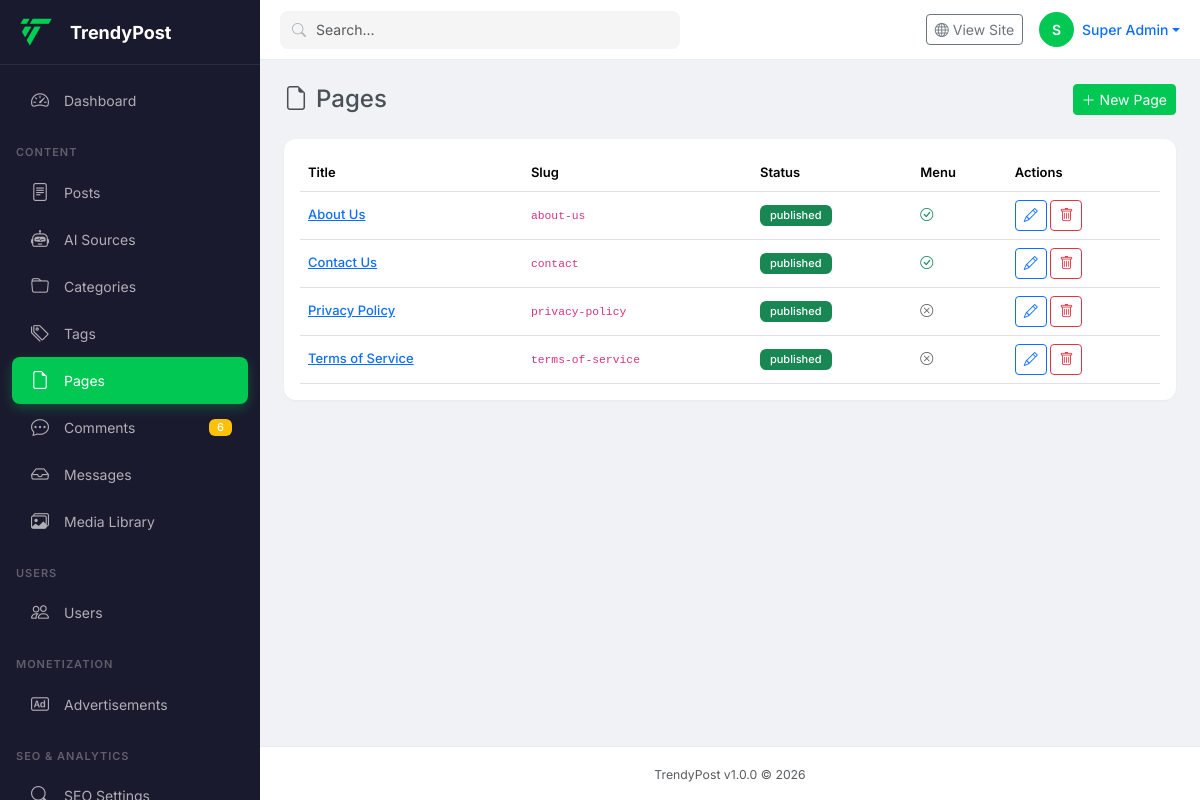
Page /admin/admin/?route=pages (signed in) on the committed database.
### tables this page shows
CREATE TABLE users (
    id INT UNSIGNED AUTO_INCREMENT PRIMARY KEY,
    username VARCHAR(50) NOT NULL UNIQUE,
    email VARCHAR(100) NOT NULL UNIQUE,
    password_hash VARCHAR(255) NOT NULL,
    display_name VARCHAR(100),
    first_name VARCHAR(50),
    last_name VARCHAR(50),
    avatar VARCHAR(255),
    bio TEXT,
    role_id INT UNSIGNED NOT NULL DEFAULT 6,
    status ENUM('active','inactive','banned','pending') DEFAULT 'pending',
    email_verified TINYINT(1) DEFAULT 0,
    email_verified_at DATETIME,
    remember_token VARCHAR(100),
    reset_token VARCHAR(100),
    reset_expires DATETIME,
    last_login_at DATETIME,
    last_login_ip VARCHAR(45),
    login_attempts TINYINT UNSIGNED DEFAULT 0,
    locked_until DATETIME,
    google_id VARCHAR(100),
    facebook_id VARCHAR(100),
    twitter_id VARCHAR(100),
    seo_title VARCHAR(70),
    seo_description VARCHAR(160),
    social_links JSON,
    created_at TIMESTAMP DEFAULT CURRENT_TIMESTAMP,
    updated_at TIMESTAMP DEFAULT CURRENT_TIMESTAMP ON UPDATE CURRENT_TIMESTAMP,
    FOREIGN KEY (role_id) REFERENCES roles(id) ON DELETE RESTRICT,
    INDEX idx_email (email),
    INDEX idx_status (status),
    INDEX idx_role (role_id),
    INDEX idx_username (username)
);

CREATE TABLE pages (
    id INT UNSIGNED AUTO_INCREMENT PRIMARY KEY,
    title VARCHAR(255) NOT NULL,
    slug VARCHAR(255) NOT NULL UNIQUE,
    content LONGTEXT,
    excerpt TEXT,
    featured_image VARCHAR(255),
    template VARCHAR(50) DEFAULT 'default',
    author_id INT UNSIGNED NOT NULL,
    parent_id INT UNSIGNED DEFAULT NULL,
    status ENUM('published','draft') DEFAULT 'draft',
    menu_order INT UNSIGNED DEFAULT 0,
    show_in_menu TINYINT(1) DEFAULT 0,
    is_homepage TINYINT(1) DEFAULT 0,
    allow_comments TINYINT(1) DEFAULT 0,
    seo_title VARCHAR(70),
    seo_description VARCHAR(160),
    seo_keywords VARCHAR(255),
    canonical_url VARCHAR(255),
    meta_robots VARCHAR(50) DEFAULT 'index,follow',
    schema_type VARCHAR(50) DEFAULT 'WebPage',
    og_image VARCHAR(255),
    created_at TIMESTAMP DEFAULT CURRENT_TIMESTAMP,
    updated_at TIMESTAMP DEFAULT CURRENT_TIMESTAMP ON UPDATE CURRENT_TIMESTAMP,
    FOREIGN KEY (author_id) REFERENCES users(id) ON DELETE RESTRICT,
    FOREIGN KEY (parent_id) REFERENCES pages(id) ON DELETE SET NULL,
    INDEX idx_slug (slug),
    INDEX idx_status (status),
    INDEX idx_menu (show_in_menu, menu_order),
    INDEX idx_homepage (is_homepage),
    FULLTEXT INDEX ft_content (title, content)
);

### admin/pages/index.php (the view, shortened to what the rows shown need)
<?php
$action = $_GET['action'] ?? 'index';
$pages = Database::fetchAll("SELECT * FROM pages ORDER BY created_at DESC");
$editId = ($action === 'edit') ? intval($_GET['id'] ?? 0) : 0;
$editPage = $editId ? Page::getById($editId) : null;
include ADMIN_PATH . 'layout/header.php';
?>
<div class="d-flex justify-content-between align-items-center mb-4 flex-wrap gap-2"><h4 class="mb-0"><i class="bi bi-file-earmark me-2"></i>Pages</h4><a href="<?php echo admin_url('pages&action=create'); ?>" class="btn btn-success btn-sm"><i class="bi bi-plus-lg me-1"></i>New Page</a></div>
<?php if($action==='create' || $editPage): ?>
<div class="card border-0"><div class="card-body">
    <form method="POST"><input type="hidden" name="_token" value="<?php echo csrf_token(); ?>"><?php if($editPage): ?><input type="hidden" name="id" value="<?php echo $editPage['id']; ?>"><?php endif; ?>
    <div class="row g-3"><div class="col-md-8"><div class="mb-3"><label class="form-label">Title</label><input type="text" name="title" class="form-control" value="<?php echo esc_attr($editPage['title']??''); ?>" required></div></div><div class="col-md-4"><div class="mb-3"><label class="form-label">Slug</label><input type="text" name="slug" class="form-control" value="<?php echo esc_attr($editPage['slug']??''); ?>"></div></div></div>
    <div class="mb-3"><label class="form-label">Content</label><textarea name="content" class="form-control" rows="10"><?php echo esc_attr($editPage['content']??''); ?></textarea></div>
    <div class="mb-3"><label class="form-label">Excerpt</label><textarea name="excerpt" class="form-control" rows="2"><?php echo esc_attr($editPage['excerpt']??''); ?></textarea></div>
    <div class="row g-3"><div class="col-md-4"><div class="mb-3"><label class="form-label">Status</label><select name="status" class="form-select"><option value="draft" <?php echo ($editPage['status']??'')==='draft'?'selected':''; ?>>Draft</option><option value="published" <?php echo ($editPage['status']??'')==='published'?'selected':''; ?>>Published</option></select></div></div><div class="col-md-4"><div class="mb-3"><label class="form-label">SEO Title</label><input type="text" name="seo_title" class="form-control" value="<?php echo esc_attr($editPage['seo_title']??''); ?>"></div></div><div class="col-md-4 pt-4"><div class="form-check mt-2"><input class="form-check-input" type="checkbox" name="show_in_menu" id="menu" <?php echo ($editPage['show_in_menu']??0)?'checked':''; ?>><label class="form-check-label" for="menu">Show in Menu</label></div></div></div>
    <button type="submit" class="btn btn-success"><?php echo $editPage ? 'Update' : 'Create'; ?> Page</button>
    <?php if($editPage): ?><a href="<?php echo admin_url('pages'); ?>" class="btn btn-outline-secondary">Cancel</a><?php endif; ?>
    </form>
</div></div>
<?php else: ?>
<div class="card border-0"><div class="card-body"><div class="table-responsive">
    <table class="table table-hover"><thead><tr><th>Title</th><th>Slug</th><th>Status</th><th>Menu</th><th>Actions</th></tr></thead>
    <tbody><?php foreach($pages as $p): ?><tr>
        <td class="fw-medium"><a href="<?php echo page_url($p['slug']); ?>" target="_blank"><?php echo $p['title']; ?></a></td>
        <td><code class="small"><?php echo $p['slug']; ?></code></td>
        <td><span class="badge bg-<?php echo $p['status']==='published'?'success':'secondary'; ?>"><?php echo $p['status']; ?></span></td>
        <td><?php echo $p['show_in_menu'] ? '<i class="bi bi-check-circle text-success"></i>' : '<i class="bi bi-x-circle text-muted"></i>'; ?></td>
        <td><a href="<?php echo admin_url('pages&action=edit&id='.$p['id']); ?>" class="btn btn-sm btn-outline-primary"><i class="bi bi-pencil"></i></a> <a href="<?php echo admin_url('pages&action=delete&id='.$p['id'].'&_token='.csrf_token()); ?>" class="btn btn-sm btn-outline-danger delete-confirm"><i class="bi bi-trash"></i></a></td>
    </tr><?php endforeach; ?></tbody>
</table></div></div></div>
<?php endif; include ADMIN_PATH . 'layout/footer.php'; ?>

### admin/layout/header.php (shortened to what the rows shown need)
<?php if (!defined('ADMIN')) die('Direct access not permitted.');
$route = $_GET['route'] ?? 'dashboard';
$route = preg_replace('#^admin/?|^/admin/?#', '', $route);
if (!isset($stats)) {
    $stats = ['comments' => ['pending' => Database::count('comments', "status = 'pending'") ?? 0]];
}
?>
<!DOCTYPE html>
<html lang="en">
<head>
    <link href="https://cdn.jsdelivr.net/npm/bootstrap@5.3.2/dist/css/bootstrap.min.css" rel="stylesheet">
    <link href="https://cdn.jsdelivr.net/npm/bootstrap-icons@1.11.1/font/bootstrap-icons.css" rel="stylesheet">
    <link href="<?php echo ADMIN_ASSETS_URL; ?>admin.css?v=<?php echo APP_VERSION; ?>" rel="stylesheet">
</head>
<body class="admin-body">
<div class="admin-wrapper">
    <nav class="admin-sidebar" id="adminSidebar">
        <div class="sidebar-header">
            <a href="<?php echo admin_url('dashboard'); ?>" class="sidebar-brand">
                <img src="<?php echo image_url('trendypost-logo.png'); ?>" alt="TrendyPost" height="32" onerror="this.style.display='none';this.parentElement.innerHTML+='<span class=\'fw-bold text-white\'>TP</span>'">
                <span class="ms-2 fw-bold text-white">TrendyPost</span>
            </a>
        </div>
        <ul class="sidebar-nav">
            <li><a href="<?php echo admin_url('dashboard'); ?>" class="<?php echo $route==='dashboard'?'active':''; ?>"><i class="bi bi-speedometer2"></i> Dashboard</a></li>
            <li class="nav-section">CONTENT</li>
            <li><a href="<?php echo admin_url('posts'); ?>" class="<?php echo $route==='posts'?'active':''; ?>"><i class="bi bi-file-text"></i> Posts</a></li>
            <li><a href="<?php echo admin_url('ai-sources'); ?>" class="<?php echo $route==='ai-sources'?'active':''; ?>"><i class="bi bi-robot"></i> AI Sources</a></li>
            <li><a href="<?php echo admin_url('categories'); ?>" class="<?php echo $route==='categories'?'active':''; ?>"><i class="bi bi-folder"></i> Categories</a></li>
            <li><a href="<?php echo admin_url('tags'); ?>" class="<?php echo $route==='tags'?'active':''; ?>"><i class="bi bi-tags"></i> Tags</a></li>
            <li><a href="<?php echo admin_url('pages'); ?>" class="<?php echo $route==='pages'?'active':''; ?>"><i class="bi bi-file-earmark"></i> Pages</a></li>
            <li><a href="<?php echo admin_url('comments'); ?>" class="<?php echo $route==='comments'?'active':''; ?>"><i class="bi bi-chat-dots"></i> Comments<?php $pc = $stats['comments']['pending'] ?? 0; if ($pc): ?> <span class="badge bg-warning"><?php echo $pc; ?></span><?php endif; ?></a></li>
            <?php if (Auth::isAdmin() || Auth::can('contact.view')): ?>
            <li><a href="<?php echo admin_url('messages'); ?>" class="<?php echo $route==='messages'?'active':''; ?>"><i class="bi bi-inbox"></i> Messages</a></li>
            <?php endif; ?>
            <li><a href="<?php echo admin_url('media'); ?>" class="<?php echo $route==='media'?'active':''; ?>"><i class="bi bi-images"></i> Media Library</a></li>
            <li class="nav-section">USERS</li>
            <li><a href="<?php echo admin_url('users'); ?>" class="<?php echo $route==='users'?'active':''; ?>"><i class="bi bi-people"></i> Users</a></li>
            <li class="nav-section">MONETIZATION</li>
            <li><a href="<?php echo admin_url('ads'); ?>" class="<?php echo $route==='ads'?'active':''; ?>"><i class="bi bi-badge-ad"></i> Advertisements</a></li>
            <li class="nav-section">SEO & ANALYTICS</li>
            <li><a href="<?php echo admin_url('seo'); ?>" class="<?php echo $route==='seo'?'active':''; ?>"><i class="bi bi-search"></i> SEO Settings</a></li>
        </ul>
    </nav>
    <div class="admin-main">
        <header class="admin-topbar">
            <div class="topbar-search d-none d-md-block">
                <i class="bi bi-search"></i>
                <input type="text" placeholder="Search..." class="form-control form-control-sm">
            </div>
            <div class="topbar-actions ms-auto d-flex align-items-center gap-2 gap-md-3">
                <a href="<?php echo url(); ?>" target="_blank" class="btn btn-sm btn-outline-secondary"><i class="bi bi-globe"></i> <span class="d-none d-sm-inline">View Site</span></a>
                <div class="dropdown">
                    <a href="#" class="d-flex align-items-center text-decoration-none dropdown-toggle" data-bs-toggle="dropdown">
                        <div class="bg-success text-white rounded-circle d-flex align-items-center justify-content-center me-2" style="width:35px;height:35px;font-size:14px;font-weight:600;background-color:var(--tp-primary, #00C853)!important">
                            <?php echo strtoupper(substr(Auth::user()['display_name'] ?? 'A', 0, 1)); ?>
                        </div>
                        <span class="d-none d-md-block fw-medium"><?php echo Auth::user()['display_name'] ?? 'Admin'; ?></span>
                    </a>
                </div>
            </div>
        </header>
        <div class="admin-content">

### rows in the picture
users: display_name "S", display_name "Super Admin"
pages: title "About Us", slug "about-us", status "published", show_in_menu 1 (drawn)
pages: title "Contact Us", slug "contact", status "published", show_in_menu 1 (drawn)
pages: title "Privacy Policy", slug "privacy-policy", status "published", show_in_menu 0 (drawn)
pages: title "Terms of Service", slug "terms-of-service", status "published", show_in_menu 0 (drawn)

### other values in the picture
$pc "6"
APP_VERSION "1.0.0"
